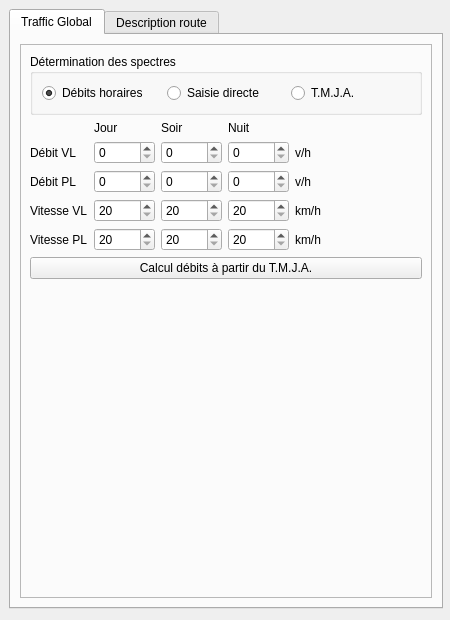
<?xml version="1.0" encoding="UTF-8"?>
<ui version="4.0">
 <class>RouteWidget</class>
 <widget class="QWidget" name="RouteWidget">
  <property name="geometry">
   <rect>
    <x>0</x>
    <y>0</y>
    <width>450</width>
    <height>620</height>
   </rect>
  </property>
  <property name="minimumSize">
   <size>
    <width>420</width>
    <height>620</height>
   </size>
  </property>
  <property name="windowTitle">
   <string>Form</string>
  </property>
  <widget class="QTabWidget" name="tabWidget">
   <property name="geometry">
    <rect>
     <x>9</x>
     <y>9</y>
     <width>434</width>
     <height>600</height>
    </rect>
   </property>
   <property name="sizePolicy">
    <sizepolicy hsizetype="Preferred" vsizetype="Preferred">
     <horstretch>0</horstretch>
     <verstretch>0</verstretch>
    </sizepolicy>
   </property>
   <property name="minimumSize">
    <size>
     <width>400</width>
     <height>600</height>
    </size>
   </property>
   <property name="currentIndex">
    <number>0</number>
   </property>
   <widget class="QWidget" name="page_trafic">
    <attribute name="title">
     <string>Traffic Global</string>
    </attribute>
    <layout class="QVBoxLayout" name="verticalLayout_2">
     <item>
      <widget class="QFrame" name="frame">
       <property name="frameShape">
        <enum>QFrame::StyledPanel</enum>
       </property>
       <property name="frameShadow">
        <enum>QFrame::Raised</enum>
       </property>
       <layout class="QVBoxLayout" name="verticalLayout_3">
        <item>
         <widget class="QGroupBox" name="groupe_mode_calcul">
          <property name="title">
           <string>Détermination des spectres</string>
          </property>
          <layout class="QHBoxLayout" name="horizontalLayout">
           <item>
            <widget class="QRadioButton" name="radio_debits">
             <property name="text">
              <string>Débits horaires</string>
             </property>
             <property name="checked">
              <bool>true</bool>
             </property>
             <attribute name="buttonGroup">
              <string notr="true">groupe_boutons_mode_calcul</string>
             </attribute>
            </widget>
           </item>
           <item>
            <widget class="QRadioButton" name="radio_spectres">
             <property name="text">
              <string>Saisie directe</string>
             </property>
             <attribute name="buttonGroup">
              <string notr="true">groupe_boutons_mode_calcul</string>
             </attribute>
            </widget>
           </item>
           <item>
            <widget class="QRadioButton" name="radio_tmja">
             <property name="text">
              <string>T.M.J.A.</string>
             </property>
             <attribute name="buttonGroup">
              <string notr="true">groupe_boutons_mode_calcul</string>
             </attribute>
            </widget>
           </item>
          </layout>
         </widget>
        </item>
        <item>
         <layout class="QGridLayout" name="gridLayout_4">
          <item row="2" column="1">
           <widget class="QSpinBox" name="periode_debit_pl_jour">
            <property name="maximum">
             <number>10000</number>
            </property>
           </widget>
          </item>
          <item row="2" column="3">
           <widget class="QSpinBox" name="periode_debit_pl_nuit">
            <property name="maximum">
             <number>10000</number>
            </property>
           </widget>
          </item>
          <item row="1" column="0">
           <widget class="QLabel" name="label_15">
            <property name="text">
             <string>Débit VL</string>
            </property>
           </widget>
          </item>
          <item row="2" column="0">
           <widget class="QLabel" name="label_17">
            <property name="text">
             <string>Débit PL</string>
            </property>
           </widget>
          </item>
          <item row="2" column="2">
           <widget class="QSpinBox" name="periode_debit_pl_soir">
            <property name="maximum">
             <number>10000</number>
            </property>
           </widget>
          </item>
          <item row="2" column="4">
           <widget class="QLabel" name="label_21">
            <property name="text">
             <string>v/h</string>
            </property>
           </widget>
          </item>
          <item row="1" column="2">
           <widget class="QSpinBox" name="periode_debit_vl_soir">
            <property name="maximum">
             <number>10000</number>
            </property>
           </widget>
          </item>
          <item row="0" column="3">
           <widget class="QLabel" name="label_16">
            <property name="text">
             <string>Nuit</string>
            </property>
           </widget>
          </item>
          <item row="1" column="1">
           <widget class="QSpinBox" name="periode_debit_vl_jour">
            <property name="maximum">
             <number>10000</number>
            </property>
           </widget>
          </item>
          <item row="1" column="3">
           <widget class="QSpinBox" name="periode_debit_vl_nuit">
            <property name="maximum">
             <number>10000</number>
            </property>
           </widget>
          </item>
          <item row="0" column="1">
           <widget class="QLabel" name="label_20">
            <property name="text">
             <string>Jour</string>
            </property>
           </widget>
          </item>
          <item row="1" column="4">
           <widget class="QLabel" name="label_18">
            <property name="text">
             <string>v/h</string>
            </property>
           </widget>
          </item>
          <item row="1" column="5">
           <spacer name="horizontalSpacer_4">
            <property name="orientation">
             <enum>Qt::Horizontal</enum>
            </property>
            <property name="sizeHint" stdset="0">
             <size>
              <width>40</width>
              <height>20</height>
             </size>
            </property>
           </spacer>
          </item>
          <item row="0" column="2">
           <widget class="QLabel" name="label_19">
            <property name="text">
             <string>Soir</string>
            </property>
           </widget>
          </item>
          <item row="3" column="0">
           <widget class="QLabel" name="label_32">
            <property name="text">
             <string>Vitesse VL</string>
            </property>
           </widget>
          </item>
          <item row="4" column="0">
           <widget class="QLabel" name="label_31">
            <property name="text">
             <string>Vitesse PL</string>
            </property>
           </widget>
          </item>
          <item row="3" column="1">
           <widget class="QSpinBox" name="vitesse_vl_jour">
            <property name="minimum">
             <number>20</number>
            </property>
            <property name="maximum">
             <number>130</number>
            </property>
           </widget>
          </item>
          <item row="4" column="1">
           <widget class="QSpinBox" name="vitesse_pl_jour">
            <property name="minimum">
             <number>20</number>
            </property>
            <property name="maximum">
             <number>100</number>
            </property>
           </widget>
          </item>
          <item row="3" column="2">
           <widget class="QSpinBox" name="vitesse_vl_soir">
            <property name="minimum">
             <number>20</number>
            </property>
            <property name="maximum">
             <number>130</number>
            </property>
           </widget>
          </item>
          <item row="4" column="2">
           <widget class="QSpinBox" name="vitesse_pl_soir">
            <property name="minimum">
             <number>20</number>
            </property>
            <property name="maximum">
             <number>100</number>
            </property>
           </widget>
          </item>
          <item row="3" column="3">
           <widget class="QSpinBox" name="vitesse_vl_nuit">
            <property name="minimum">
             <number>20</number>
            </property>
            <property name="maximum">
             <number>130</number>
            </property>
           </widget>
          </item>
          <item row="3" column="4">
           <widget class="QLabel" name="label_33">
            <property name="text">
             <string>km/h</string>
            </property>
           </widget>
          </item>
          <item row="4" column="3">
           <widget class="QSpinBox" name="vitesse_pl_nuit">
            <property name="minimum">
             <number>20</number>
            </property>
            <property name="maximum">
             <number>100</number>
            </property>
           </widget>
          </item>
          <item row="4" column="4">
           <widget class="QLabel" name="label_30">
            <property name="text">
             <string>km/h</string>
            </property>
           </widget>
          </item>
         </layout>
        </item>
        <item>
         <widget class="QPushButton" name="bouton_tmja">
          <property name="text">
           <string>Calcul débits à partir du T.M.J.A.</string>
          </property>
         </widget>
        </item>
        <item>
         <spacer name="verticalSpacer_3">
          <property name="orientation">
           <enum>Qt::Vertical</enum>
          </property>
          <property name="sizeHint" stdset="0">
           <size>
            <width>20</width>
            <height>40</height>
           </size>
          </property>
         </spacer>
        </item>
       </layout>
      </widget>
     </item>
    </layout>
   </widget>
   <widget class="QWidget" name="page_descr">
    <attribute name="title">
     <string>Description route</string>
    </attribute>
    <layout class="QGridLayout" name="gridLayout_2">
     <item row="0" column="0">
      <widget class="QLabel" name="label_4">
       <property name="text">
        <string>Classe de revêtement</string>
       </property>
      </widget>
     </item>
     <item row="2" column="1">
      <widget class="QComboBox" name="route_ecoulement">
       <item>
        <property name="text">
         <string>Constant</string>
        </property>
       </item>
       <item>
        <property name="text">
         <string>Accélération</string>
        </property>
       </item>
       <item>
        <property name="text">
         <string>Décélération</string>
        </property>
       </item>
       <item>
        <property name="text">
         <string>Démarrage</string>
        </property>
       </item>
       <item>
        <property name="text">
         <string>Arrêt</string>
        </property>
       </item>
      </widget>
     </item>
     <item row="0" column="1">
      <widget class="QComboBox" name="route_classe_revetement">
       <item>
        <property name="text">
         <string>Défaut</string>
        </property>
       </item>
       <item>
        <property name="text">
         <string>R1</string>
        </property>
       </item>
       <item>
        <property name="text">
         <string>R2</string>
        </property>
       </item>
       <item>
        <property name="text">
         <string>R3</string>
        </property>
       </item>
      </widget>
     </item>
     <item row="1" column="2">
      <widget class="QLabel" name="label_7">
       <property name="text">
        <string>ans</string>
       </property>
      </widget>
     </item>
     <item row="3" column="1">
      <spacer name="verticalSpacer">
       <property name="orientation">
        <enum>Qt::Vertical</enum>
       </property>
       <property name="sizeHint" stdset="0">
        <size>
         <width>20</width>
         <height>40</height>
        </size>
       </property>
      </spacer>
     </item>
     <item row="1" column="1">
      <widget class="QSpinBox" name="route_age"/>
     </item>
     <item row="1" column="0">
      <widget class="QLabel" name="label_5">
       <property name="text">
        <string>Age</string>
       </property>
      </widget>
     </item>
     <item row="0" column="3">
      <widget class="QCheckBox" name="route_drainant">
       <property name="text">
        <string>Drainant</string>
       </property>
      </widget>
     </item>
     <item row="2" column="0">
      <widget class="QLabel" name="label_6">
       <property name="text">
        <string>Écoulement</string>
       </property>
      </widget>
     </item>
     <item row="0" column="4">
      <spacer name="horizontalSpacer">
       <property name="orientation">
        <enum>Qt::Horizontal</enum>
       </property>
       <property name="sizeHint" stdset="0">
        <size>
         <width>40</width>
         <height>20</height>
        </size>
       </property>
      </spacer>
     </item>
    </layout>
   </widget>
  </widget>
 </widget>
 <tabstops>
  <tabstop>radio_debits</tabstop>
  <tabstop>radio_spectres</tabstop>
  <tabstop>radio_tmja</tabstop>
  <tabstop>periode_debit_vl_jour</tabstop>
  <tabstop>periode_debit_vl_soir</tabstop>
  <tabstop>periode_debit_vl_nuit</tabstop>
  <tabstop>periode_debit_pl_jour</tabstop>
  <tabstop>periode_debit_pl_soir</tabstop>
  <tabstop>periode_debit_pl_nuit</tabstop>
  <tabstop>vitesse_vl_jour</tabstop>
  <tabstop>vitesse_vl_soir</tabstop>
  <tabstop>vitesse_vl_nuit</tabstop>
  <tabstop>vitesse_pl_jour</tabstop>
  <tabstop>vitesse_pl_soir</tabstop>
  <tabstop>vitesse_pl_nuit</tabstop>
  <tabstop>bouton_tmja</tabstop>
  <tabstop>tabWidget</tabstop>
  <tabstop>route_classe_revetement</tabstop>
  <tabstop>route_drainant</tabstop>
  <tabstop>route_age</tabstop>
  <tabstop>route_ecoulement</tabstop>
 </tabstops>
 <resources/>
 <connections/>
 <buttongroups>
  <buttongroup name="groupe_boutons_mode_calcul"/>
 </buttongroups>
</ui>
